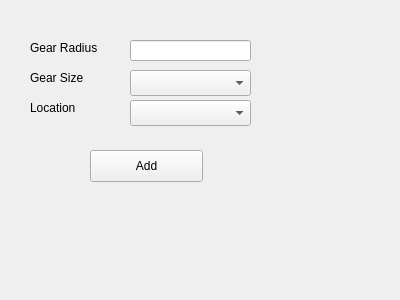
<?xml version="1.0" encoding="UTF-8"?>
<ui version="4.0">
 <class>gearCreator</class>
 <widget class="QWidget" name="gearCreator">
  <property name="geometry">
   <rect>
    <x>0</x>
    <y>0</y>
    <width>400</width>
    <height>300</height>
   </rect>
  </property>
  <property name="windowTitle">
   <string>Form</string>
  </property>
  <widget class="QLineEdit" name="gearRadius">
   <property name="geometry">
    <rect>
     <x>130</x>
     <y>40</y>
     <width>121</width>
     <height>21</height>
    </rect>
   </property>
  </widget>
  <widget class="QComboBox" name="location">
   <property name="geometry">
    <rect>
     <x>130</x>
     <y>70</y>
     <width>121</width>
     <height>26</height>
    </rect>
   </property>
  </widget>
  <widget class="QLabel" name="label">
   <property name="geometry">
    <rect>
     <x>30</x>
     <y>40</y>
     <width>81</width>
     <height>16</height>
    </rect>
   </property>
   <property name="text">
    <string>Gear Radius</string>
   </property>
  </widget>
  <widget class="QLabel" name="label_2">
   <property name="geometry">
    <rect>
     <x>30</x>
     <y>70</y>
     <width>81</width>
     <height>16</height>
    </rect>
   </property>
   <property name="text">
    <string>Gear Size</string>
   </property>
  </widget>
  <widget class="QLabel" name="label_3">
   <property name="geometry">
    <rect>
     <x>30</x>
     <y>100</y>
     <width>81</width>
     <height>16</height>
    </rect>
   </property>
   <property name="text">
    <string>Location</string>
   </property>
  </widget>
  <widget class="QComboBox" name="comboBox_2">
   <property name="geometry">
    <rect>
     <x>130</x>
     <y>100</y>
     <width>121</width>
     <height>26</height>
    </rect>
   </property>
  </widget>
  <widget class="QPushButton" name="addButton">
   <property name="geometry">
    <rect>
     <x>90</x>
     <y>150</y>
     <width>113</width>
     <height>32</height>
    </rect>
   </property>
   <property name="text">
    <string>Add</string>
   </property>
  </widget>
 </widget>
 <resources/>
 <connections/>
</ui>
